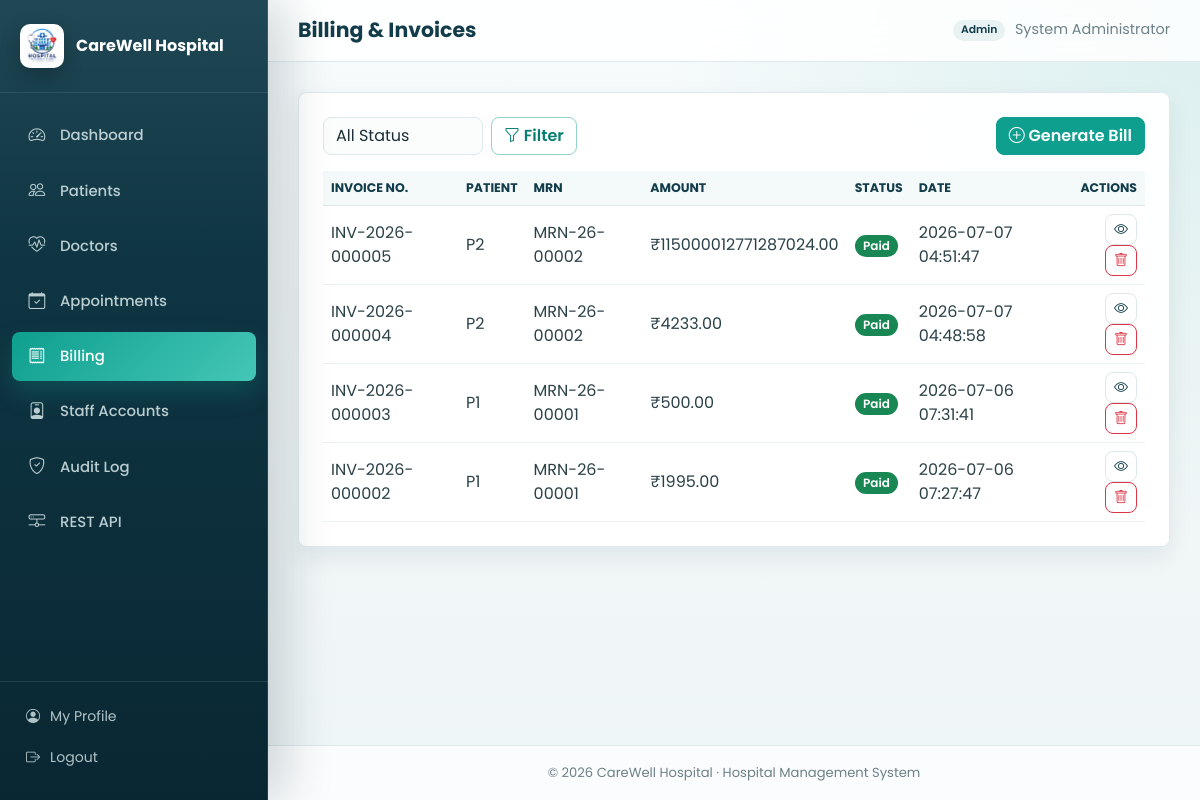
The page /bills (signed in) on the database its author committed.
### tables this page shows
CREATE TABLE bills (
        id INTEGER PRIMARY KEY AUTOINCREMENT,
        invoice_no TEXT NOT NULL UNIQUE,
        patient_id INTEGER NOT NULL,
        appointment_id INTEGER,
        consultation_fee REAL NOT NULL DEFAULT 0,
        medicine_charge REAL NOT NULL DEFAULT 0,
        lab_charge REAL NOT NULL DEFAULT 0,
        room_charge REAL NOT NULL DEFAULT 0,
        other_charge REAL NOT NULL DEFAULT 0,
        discount REAL NOT NULL DEFAULT 0,
        tax_percent REAL NOT NULL DEFAULT 0,
        total_amount REAL NOT NULL DEFAULT 0,
        payment_status TEXT NOT NULL DEFAULT 'Unpaid'
            CHECK(payment_status IN ('Paid', 'Unpaid', 'Partial')),
        payment_method TEXT,
        created_at TEXT NOT NULL DEFAULT (datetime('now')),
        FOREIGN KEY (patient_id) REFERENCES patients(id) ON DELETE CASCADE,
        FOREIGN KEY (appointment_id) REFERENCES appointments(id) ON DELETE SET NULL
    );

CREATE TABLE patients (
        id INTEGER PRIMARY KEY AUTOINCREMENT,
        mrn TEXT NOT NULL UNIQUE,
        name TEXT NOT NULL,
        dob TEXT,
        age INTEGER,
        gender TEXT NOT NULL,
        blood_group TEXT,
        phone TEXT NOT NULL,
        email TEXT,
        address TEXT NOT NULL,
        emergency_contact_name TEXT,
        emergency_contact_phone TEXT,
        disease TEXT,
        medical_history TEXT,
        allergies TEXT,
        photo TEXT,
        status TEXT NOT NULL DEFAULT 'Active' CHECK(status IN ('Active', 'Inactive')),
        created_at TEXT NOT NULL DEFAULT (datetime('now')),
        updated_at TEXT NOT NULL DEFAULT (datetime('now'))
    );

### app.py (the view)
@app.route("/bills")
@login_required
@roles_required("admin", "receptionist")
def bills():
    status_filter = request.args.get("status", "").strip()
    conn = get_db_connection()
    query = """
        SELECT b.id, b.invoice_no, p.name AS patient_name, p.mrn,
               b.total_amount, b.payment_status, b.created_at
        FROM bills b
        JOIN patients p ON b.patient_id = p.id
        WHERE 1=1
    """
    params = []
    if status_filter:
        query += " AND b.payment_status = ?"
        params.append(status_filter)
    query += " ORDER BY b.id DESC"
    bill_rows = conn.execute(query, params).fetchall()
    conn.close()
    return render_template("bills_list.html", bills=bill_rows, status_filter=status_filter)

### app.py (called while the page is built)
@app.after_request
def set_security_headers(response):
    response.headers["X-Content-Type-Options"] = "nosniff"
    response.headers["X-Frame-Options"] = "SAMEORIGIN"
    response.headers["Referrer-Policy"] = "same-origin"
    return response

@app.before_request
def ensure_csrf_token():
    if "csrf_token" not in session:
        session["csrf_token"] = secrets.token_hex(16)
    session.permanent = True

@app.context_processor
def inject_globals():
    return {
        "hospital_name": HOSPITAL_NAME,
        "csrf_token": session.get("csrf_token", ""),
        "current_user": session.get("username"),
        "current_role": session.get("role"),
        "now": datetime.now(),
    }

### utils.py (called while the page is built)
def get_db_connection():
    conn = sqlite3.connect(DB_NAME)
    conn.row_factory = sqlite3.Row
    conn.execute("PRAGMA foreign_keys = ON")
    return conn

def login_required(f):
    @wraps(f)
    def decorated_function(*args, **kwargs):
        if "user_id" not in session:
            flash("Please log in to continue.", "warning")
            return redirect(url_for("login"))
        return f(*args, **kwargs)
    return decorated_function

def roles_required(*roles):
    def decorator(f):
        @wraps(f)
        def decorated_function(*args, **kwargs):
            if "user_id" not in session:
                flash("Please log in to continue.", "warning")
                return redirect(url_for("login"))
            if session.get("role") not in roles:
                flash("You do not have permission to access that page.", "danger")
                return redirect(url_for("dashboard"))
            return f(*args, **kwargs)
        return decorated_function
    return decorator

### templates/bills_list.html (shortened to what this page needs)
{% extends "base.html" %}
{% block page_title %}Billing & Invoices{% endblock %}
{% block content %}
<div class="panel">
  <div class="d-flex flex-wrap justify-content-between align-items-center gap-2 mb-3">
    <form class="d-flex gap-2" method="GET">
      <select name="status" class="form-select" style="width:160px">
        <option value="">All Status</option>
      </select>
      <button class="btn btn-outline-primary"><i class="bi bi-funnel"></i> Filter</button>
    </form>
    <a href="{{ url_for('billing') }}" class="btn btn-primary"><i class="bi bi-plus-circle"></i> Generate Bill</a>
  </div>
  <div class="table-responsive">
    <table class="table table-hover align-middle">
      <thead>
        <tr><th>Invoice No.</th><th>Patient</th><th>MRN</th><th>Amount</th><th>Status</th><th>Date</th><th class="text-end">Actions</th></tr>
      </thead>
      <tbody>
        {% for b in bills %}
        <tr>
          <td>{{ b.invoice_no }}</td>
          <td>{{ b.patient_name }}</td>
          <td>{{ b.mrn }}</td>
          <td>₹{{ "%.2f"|format(b.total_amount) }}</td>
          <td><span class="badge {{ 'text-bg-success' if b.payment_status=='Paid' else ('text-bg-warning' if b.payment_status=='Partial' else 'text-bg-danger') }}">{{ b.payment_status }}</span></td>
          <td>{{ b.created_at }}</td>
          <td class="text-end">
            <a href="{{ url_for('view_bill', id=b.id) }}" class="btn btn-sm btn-outline-secondary" title="View / Print"><i class="bi bi-eye"></i></a>
            {% if current_role == 'admin' %}
            <form action="{{ url_for('delete_bill', id=b.id) }}" method="POST" class="d-inline" onsubmit="return confirm('Delete this invoice?');">
              <button class="btn btn-sm btn-outline-danger" title="Delete"><i class="bi bi-trash"></i></button>
            </form>
            {% endif %}
          </td>
        </tr>
        {% else %}
        <tr><td colspan="7" class="text-center text-muted py-4">No invoices found.</td></tr>
        {% endfor %}
      </tbody>
    </table>
  </div>
</div>
{% endblock %}

### static/style.css (style rules this page uses)
:root { --primary:#123C4A; --primary-dark:#092733; --primary-light:#1E5B68; --secondary:#0E9F8F; --secondary-dark:#087E73; --accent:#C89B3C; --background:#F3F7F8; --surface:#FFFFFF; --surface-soft:#F8FBFC; --border:#DCE8EA; --text:#1B2E35; --muted:#6D8088; --danger:#C93D3D; --warning:#D89120; --success:#1B8A5A; --info:#2F78B7; --shadow:0 18px 45px rgba(13,45,55,.10); --shadow-soft:0 10px 24px rgba(13,45,55,.08); --sidebar-width:268px; }
* { box-sizing:border-box; }
html { min-height:100%; }
body { margin:0; min-height:100%; font-family:'Poppins',sans-serif; background: radial-gradient(circle at top right, rgba(14,159,143,.12), transparent 34rem), linear-gradient(180deg, #F7FBFC 0%, var(--background) 48%, #EEF5F6 100%); color:var(--text); -webkit-font-smoothing:antialiased; }
a { text-decoration:none; }
.btn { border-radius:8px; font-weight:600; letter-spacing:0; box-shadow:none !important; }
.btn-primary { --bs-btn-bg:var(--secondary); --bs-btn-border-color:var(--secondary); --bs-btn-hover-bg:var(--secondary-dark); --bs-btn-hover-border-color:var(--secondary-dark); --bs-btn-active-bg:var(--primary); --bs-btn-active-border-color:var(--primary); }
.btn-outline-primary { --bs-btn-color:var(--secondary-dark); --bs-btn-border-color:rgba(14,159,143,.45); --bs-btn-hover-bg:var(--secondary); --bs-btn-hover-border-color:var(--secondary); }
.btn-outline-secondary { --bs-btn-color:var(--primary); --bs-btn-border-color:var(--border); --bs-btn-hover-bg:var(--primary); --bs-btn-hover-border-color:var(--primary); }
.badge { border-radius:999px; padding:.45em .7em; font-weight:600; }
.form-control, .form-select, .input-group-text { border-color:var(--border); border-radius:8px; }
.form-control, .form-select { background:#FBFDFD; color:var(--text); }
.table { --bs-table-color:var(--text); --bs-table-hover-bg:#F0F8F8; margin-bottom:0; }
.table thead th { color:var(--primary); background:#F4FAFA; border-bottom:1px solid var(--border); font-size:.78rem; font-weight:700; letter-spacing:0; text-transform:uppercase; }
.table tbody td { border-color:#EDF3F4; color:#2B4148; }
.panel { background:rgba(255,255,255,.96); border-radius:8px; box-shadow:var(--shadow-soft); padding:24px; margin-bottom:0; border:1px solid rgba(220,232,234,.88); }

### rows shown on the page
bills: invoice_no "INV-2026-000005", patient_name "P2", mrn "MRN-26-00002", total_amount "115000012771287024.00", payment_status "Paid", created_at "2026-07-07 04:51:47"
bills: invoice_no "INV-2026-000004", patient_name "P2", mrn "MRN-26-00002", total_amount "4233.00", payment_status "Paid", created_at "2026-07-07 04:48:58"
bills: invoice_no "INV-2026-000003", patient_name "P1", mrn "MRN-26-00001", total_amount "500.00", payment_status "Paid", created_at "2026-07-06 07:31:41"
bills: invoice_no "INV-2026-000002", patient_name "P1", mrn "MRN-26-00001", total_amount "1995.00", payment_status "Paid", created_at "2026-07-06 07:27:47"

### other values the page prints
{{ hospital_name }} "CareWell Hospital"
{{ current_role }} "Admin"
{{ session.get('full_name', current_user) }} "System Administrator"
